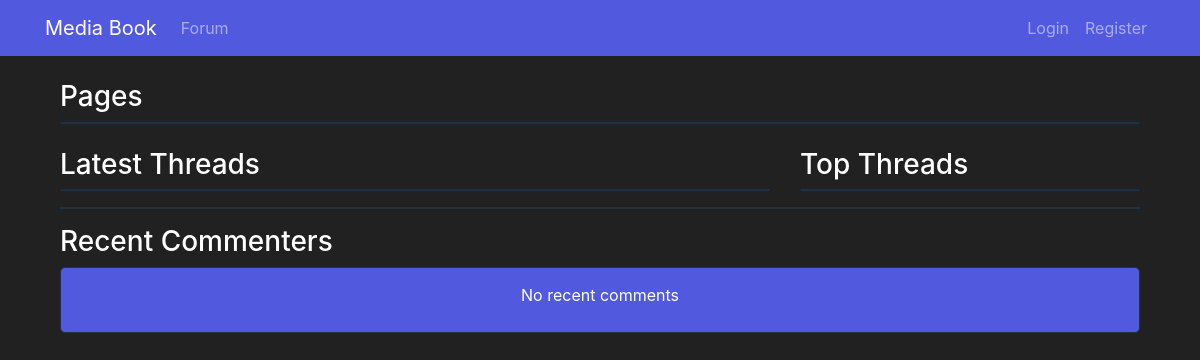
Before: /forum/ with the older database file.
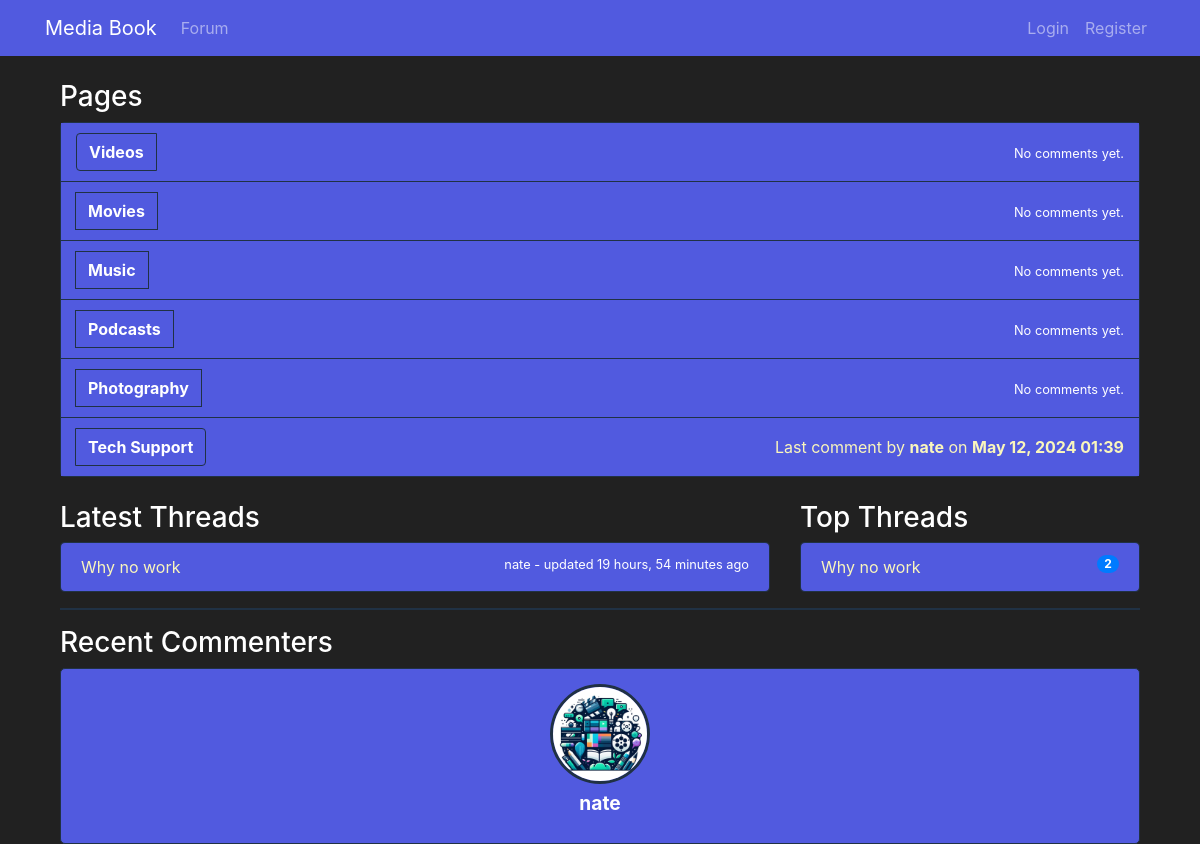
After: the same page with the newer database file.
### Forum/models.py (models this page shows, shortened)
class Page(models.Model):
    title = models.CharField(max_length=100)
    def get_latest_comment(self):
        from .models import Comment
        return Comment.objects.filter(thread__page=self).order_by('-created_at').first()

class Comment(models.Model):
    thread = models.ForeignKey(Thread, on_delete=models.CASCADE, related_name='comment')
    user = models.ForeignKey(User, on_delete=models.CASCADE)
    content = models.TextField()
    testtext = models.CharField(max_length=100)
    created_at = models.DateTimeField(auto_now_add=True)
    last_edited = models.DateTimeField(null=True, blank=True)
    likes = models.ManyToManyField(User, related_name='liked_comments', blank=True)
    parent = models.ForeignKey('self', on_delete=models.CASCADE, null=True, blank=True)

class Thread(models.Model):
    page = models.ForeignKey(Page, on_delete=models.CASCADE)
    title = models.CharField(max_length=200)
    original_poster = models.ForeignKey(User, on_delete=models.CASCADE, null=True, blank=True, related_name='created_threads')
    subscribers = models.ManyToManyField(User, related_name='subscribed_threads', blank=True)
    created_at = models.DateTimeField(auto_now_add=True)
    latest_comment_time = models.DateTimeField(null=True, blank=True)
    latest_comment_username = models.CharField(max_length=100, null=True, blank=True)

### ProfileApp/models.py (models this page shows, shortened)
class Profile(models.Model):
    user = models.OneToOneField(User, on_delete=models.CASCADE)
    profile_picture = models.ImageField(upload_to='profile_pics', default='profile_pics/default.png')
    personal_info = models.TextField(max_length=500, blank=True)
    firstName = models.TextField(max_length=25, blank=True)
    lastName = models.TextField(max_length=25, blank=True)
    displayName = models.BooleanField(default=False)
    email = models.EmailField(max_length=100, blank=True)
    displayEmail = models.BooleanField(default=False)
    phoneNumber = models.CharField(max_length=10, blank=True)
    displayNumber = models.BooleanField(default=False)

### Forum/views.py (the view)
# urls.py: path('', views.forum_home, name='forum_home'),
def forum_home(request):
    pages = Page.objects.all()
    threads = Thread.objects.all()
    latest_comments = Comment.objects.filter(user=OuterRef('user')).order_by('-created_at')
    profiles_with_latest_comment_dates = Profile.objects.select_related('user').annotate(
        latest_comment_date=Subquery(latest_comments.values('created_at')[:1])
    ).filter(
        latest_comment_date__isnull=False  # Ensure the profile has at least one comment
    ).order_by('-latest_comment_date')[:10]  # Get the top 10
    for thread in threads:
        latest_comment = Comment.objects.filter(thread=thread).order_by('-created_at').first()
        if latest_comment:
            thread.latest_comment_time = latest_comment.created_at
            thread.latest_comment_username = latest_comment.user.username
        else:
            thread.latest_comment_time = None
            thread.latest_comment_username = "No comments"
    latest_threads = sorted(threads, key=lambda x: (x.latest_comment_time is not None, x.latest_comment_time), reverse=True)[:5]
    top_threads = Thread.objects.annotate(num_comments=Count('comment')).order_by('-num_comments')[:5]
    return render(request, 'forum_home.html', {
        'pages': pages,
        'latest_threads': latest_threads,
        'top_threads': top_threads,
        'recent_commenter_profiles': profiles_with_latest_comment_dates,
    })

### Forum/context_processors.py (called while the page is built)
def notifications(request):
    if request.user.is_authenticated:
        return {
            'global_notifications': Notification.objects.filter(to_user=request.user, is_read=False).order_by('-date')
        }
    return {}

### Forum/templates/forum_home.html (shortened to what this page needs)
{% extends 'base.html' %}
{% block stylesheets %}
{% load static%}
<link rel="stylesheet" href="{% static 'css/forum_home.css' %}">
{% endblock %}
{% block content %}
<div class="container mt-3">
    <div class="row">
        <div class="col-12">
            <h3> Pages</h3>
            <div class="list-group custom-border-wes">
                {% for page in pages %}
                <div class="page-item">
                    <div class="page-title">
                        <a href="{% url 'thread_list' page.id %}" class="page-link">{{ page.title }}</a>
                    </div>
                    <div class="comment-link">
                        {% with latest_comment=page.get_latest_comment %}
                        {% if latest_comment %}
                            <a href="{% url 'thread_detail_comment' latest_comment.thread.id latest_comment.id %}">
                                Last comment by <strong>{{ latest_comment.user.username }}</strong> on <strong>{{ latest_comment.created_at|date:"M d, Y H:i" }}</strong>
                            </a>
                        {% else %}
                            <small>No comments yet.</small>
                        {% endif %}
                        {% endwith %}
                    </div>
                </div>
                {% endfor %}
            </div>
        </div>
    </div>
    <div class="row mt-4">
        <div class="col-md-8">
            <h3>Latest Threads</h3>
            <ul class="list-group custom-border-wes">
                {% for thread in latest_threads %}
                <li class="list-group-item custom-border-wes">
                    <a href="{% url 'thread_detail' thread.id %}">{{ thread.title }}</a>
                    <small class="float-right">
                        {% if thread.latest_comment_username != "No comments" %}
                            {{ thread.latest_comment_username }} - updated {{ thread.latest_comment_time|timesince }} ago
                        {% else %}
                            No comments
                        {% endif %}
                    </small>
                </li>
                {% endfor %}
            </ul>
        </div>
        <div class="col-md-4">
            <h3>Top Threads</h3>
            <ul class="list-group custom-border-wes">
                {% for thread in top_threads %}
                <li class="list-group-item custom-border-wes">
                    <a href="{% url 'thread_detail' thread.id %}">{{ thread.title }}</a>
                    <span class="badge badge-primary badge-pill float-right">{{ thread.comment.count }}</span>
                </li>
                {% endfor %}
            </ul>
        </div>
    </div>
    <hr style="height:2px;border-width:0;background-color:var(--Third-Color)">
    <h3>Recent Commenters</h3>
    <div class="recent-commenters">
        <ul>
            {% for profile in recent_commenter_profiles %}
            <li>
                <a href="{% url 'ProfileApp:public_profile' profile.user.username %}">
                    <img src="{{ profile.profile_picture.url }}" alt="{{ profile.user.username }}" class="profile-picture">
                    <div class="name">
                        {{ profile.user.username }}
                    </div>
                </a>
            </li>
            {% empty %}
            <li>No recent comments</li>
            {% endfor %}
        </ul>
    </div>
</div>
{% endblock %}

### MediaBook/templates/base.html (shortened to what this page needs)
<!DOCTYPE html>
<html lang="en">
<head>
    {% load static %}
    <link rel="stylesheet" href="https://stackpath.bootstrapcdn.com/bootstrap/4.5.2/css/bootstrap.min.css">
    <link rel="stylesheet" href="{% static 'css/base.css' %}">
    {% block stylesheets %}{% endblock %}
</head>
<body>
    {% include 'navbar.html' %}
    <div class="container mt-4">
        {% block content %}{% endblock %}
    </div>
</body>
</html>

### MediaBook/templates/navbar.html (shortened to what this page needs)
<nav class="navbar navbar-expand-lg navbar-dark bg-dark">
    <div class="container">
        <a class="navbar-brand" href="{% url 'home' %}">Media Book</a>
        <div class="collapse navbar-collapse" id="navbarNavAltMarkup">
            <ul class="navbar-nav mr-auto">
                <li class="nav-item">
                    <a class="nav-link" href="{% url 'forum_home' %}">Forum</a>
                </li>
            </ul>
            <ul class="navbar-nav ml-auto">
                {% if user.is_authenticated %}
                <li class="nav-item dropdown">
                    <a class="nav-link dropdown-toggle d-none d-lg-block" href="#" id="notificationsDropdown" role="button" data-toggle="dropdown" aria-haspopup="true" aria-expanded="false">
                        <svg xmlns="http://www.w3.org/2000/svg" width="24" height="24" fill="currentColor" class="bi bi-bell" viewBox="0 0 16 16">
                            <path d="M8 16a2 2 0 0 0 2-2H6a2 2 0 0 0 2 2zM8 1.918l-.797.161A4 4 0 0 0 4 6c0 .628-.134 2.197-.459 3.742-.16.767-.376 1.566-.663 2.258h10.244c-.287-.692-.502-1.49-.663-2.258C12.134 8.197 12 6.628 12 6a4 4 0 0 0-3.203-3.92L8 1.918z"/>
                        </svg>
                        {% if global_notifications.count > 0 %}
                        <span class="badge badge-danger notification-badge position-absolute" style="top: -5px; right: -5px; display: block;">{{ global_notifications.count }}</span>
                        {% else %}
                        <span class="badge badge-danger notification-badge" style="display: none;">{{ global_notifications.count }}</span>
                        {% endif %}
                    </a>
                    <a class="nav-link d-lg-none" href="{% url 'notifications' %}">Notifications
                        {% if global_notifications.count > 0 %}
                        <span class="badge badge-danger">{{ global_notifications.count }}</span>
                        {% endif %}
                    </a>
                    <div class="dropdown-menu dropdown-menu-right" aria-labelledby="notificationsDropdown">
                        {% for notification in global_notifications|slice:":5" %}
                        <div class="dropdown-item">
                            {% if notification.comment %}
                                <a href="{% url 'thread_detail_comment' notification.thread.id notification.comment.id %}" onclick="navigateAndMarkAsRead({{ notification.id }}, event);">
                                    {{ notification.get_notification_type_display }} in "{{ notification.thread.title }}" - {{ notification.comment.content|truncatechars:40 }}
                                </a>
                            {% else %}
                                <a href="{% url 'thread_detail_comment' notification.thread.id notification.comment.id%}" onclick="navigateAndMarkAsRead({{ notification.id }}, event);">
                                    {{ notification.get_notification_type_display }} in "{{ notification.thread.title }}"
                                </a>
                            {% endif %}
                            <button onclick="markAsReadOnly({{ notification.id }}, event);" class="btn btn-sm btn-link">Mark as read</button>
                        </div>
                        {% endfor %}
                        <div class="dropdown-divider"></div>
                        <a class="dropdown-item text-center" href="{% url 'notifications' %}">See all notifications</a>
                    </div>
                </li>
                <li class="nav-item dropdown">
                    <a class="nav-link dropdown-toggle" href="#" id="userDropdown" role="button" data-toggle="dropdown" aria-haspopup="true" aria-expanded="false">
                        {{ user.username }}
                    </a>
                    <div class="dropdown-menu" aria-labelledby="userDropdown">
                        <a class="dropdown-item" href="{% url 'ProfileApp:profile' %}">View Profile</a>
                        <a class="dropdown-item" href="{% url 'ProfileApp:edit_profile' %}">Update Profile</a>
                        <div class="dropdown-divider"></div>
                        <a class="dropdown-item" href="{% url 'logout' %}">Logout</a>
                    </div>
                </li>
                {% else %}
                <li class="nav-item">
                    <a class="nav-link" href="{% url 'login' %}">Login</a>
                </li>
                <li class="nav-item">
                    <a class="nav-link" href="{% url 'register' %}">Register</a>
                </li>
                {% endif %}
            </ul>
        </div>
    </div>
</nav>

### MediaBook/static/css/base.css (style rules this page uses)
:root { --Background-Color: #212121; --Section-Color: #515adf; --Third-Color: #203144; --Text-Color: #FFFFFF; --Border-Color: #9E9E9E; --Text-Hover-Color: #fa98ce; --Username-Color: #ffffff; --Subdued-Text-Color: #bdc3c7; --Forum-Reply-Color: #34495e; --Forum-Reply-Header-Color: #95a5a6; --Link-Color: #faf6bc; }
body { background-color: var(--Background-Color); color: var(--Text-Color); }
.navbar { background-color: var(--Section-Color) !important; }
.custom-border-wes { border: 1px solid var(--Third-Color); }
.page-link { color: #ecf0f1; background-color: var(--Section-Color); border: 1px solid var(--Third-Color); }
a { color: var(--Link-Color); }

### Forum/static/css/forum_home.css (style rules this page uses)
.list-group-item { background-color: var(--Section-Color); color: var(--Text-Color); border: none; }
.recent-commenters { background-color: var(--Section-Color); border: 1px solid var(--Third-Color); color: var(--Text-Color); padding: 15px; border-radius: 5px; display: flex; flex-wrap: wrap; justify-content: space-around; }
.recent-commenters ul { list-style-type: none; padding: 0; margin: 0; width: 100%; display: flex; flex-wrap: wrap; justify-content: flex-start; }
.recent-commenters li { flex: 1 1 20%; margin-bottom: 10px; display: flex; flex-direction: column; align-items: center; text-align: center; }
.recent-commenters li a { text-decoration: none; color: var(--Text-Color); display: flex; flex-direction: column; align-items: center; }
.profile-picture { width: 80px; height: 80px; border-radius: 50%; border: 3px solid var(--Third-Color); }
.name { font-size: 1.2rem; font-weight: bold; margin-top: 5px; }
.profile-picture { width: 100px; height: 100px; border-radius: 50%; border: 3px solid var(--Third-Color); display: block; margin: auto; }
.page-item { display: flex; justify-content: space-between; align-items: center; padding: 10px 15px; background-color: var(--Section-Color); border-bottom: 1px solid var(--Third-Color); color: white; }
.page-item:last-child { border-bottom: none; }
.page-link { color: var(--Text-Color); text-decoration: none; font-weight: bold; }
.page-title { display: flex; }
.page-title { flex-grow: 1; margin-right: 20px; }
.comment-link { white-space: nowrap; text-align: right; }
.page-item { display: flex; justify-content: space-between; align-items: center; }

Changed rows visible on the page:
added Page: title "Videos", shows "No comments yet."
added Page: title "Movies", shows "No comments yet."
added Page: title "Music", shows "No comments yet."
added Page: title "Podcasts", shows "No comments yet."
added Page: title "Photography", shows "No comments yet."
added Page: title "Tech Support", get_latest_comment.user.username "nate", get_latest_comment.created_at "May 12, 2024 01:39"
added Thread: title "Why no work", latest_comment_username "nate", latest_comment_time "19 hours, 54 minutes", comment.count "2"
now on this page (row unchanged): Profile: profile_picture (placeholder picture), user.username "nate"
Other visible differences:
text no longer shown: "No recent comments"
